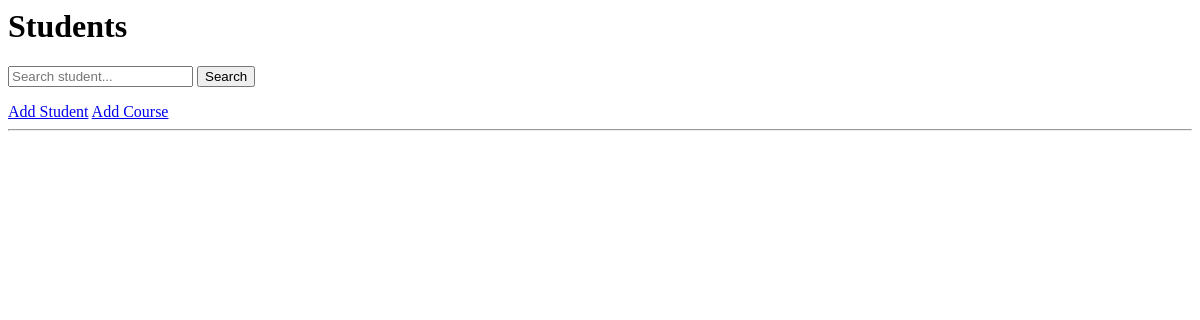
Before: / with the older database file.
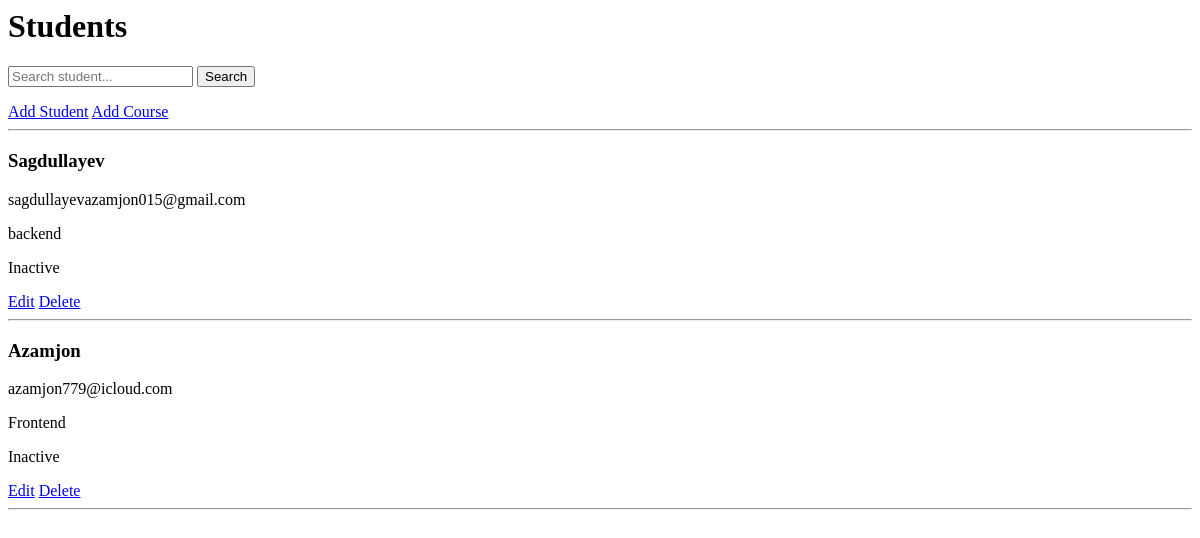
After: the same page with the newer database file.
### students/models.py (models this page shows, shortened)
class Student(models.Model):
    full_name = models.CharField(max_length=200)
    email = models.EmailField(unique=True)
    age = models.PositiveIntegerField()
    course = models.ForeignKey(
        Course,
        on_delete=models.CASCADE,
        related_name="students"
    )
    created_at = models.DateTimeField(auto_now_add=True)

class Course(models.Model):
    title = models.CharField(max_length=200)
    description = models.TextField()
    created_at = models.DateTimeField(auto_now_add=True)
    def __str__(self):
        return self.title

### students/views.py (the view)
# urls.py: path("", StudentListView.as_view(), name="student-list"),
class StudentListView(ListView):
    model = Student
    template_name = "student/student_list.html"
    context_object_name = "students"
    def get_queryset(self):
        search = self.request.GET.get("search")
        if search:
            students = Student.objects.filter(
                Q(full_name__icontains=search) |
                Q(email__icontains=search)
            )
        else:
            students = Student.objects.all()
        return students

### templates/student/student_list.html (shortened to what this page needs)
<h1>Students</h1>
<form method="get">
    <input type="text"
           name="search"
           placeholder="Search student..."
           value="{{ request.GET.search }}">
    <button type="submit">Search</button>
</form>
<a href="{% url 'student-create' %}">Add Student</a>
<a href="{% url 'course-create' %}">Add Course</a>
<hr>
{% for student in students %}
    <h3>{{ student.full_name }}</h3>
    <p>{{ student.email }}</p>
    <p>{{ student.course }}</p>
    {% if student.is_active %}
        <p>Active</p>
    {% else %}
        <p>Inactive</p>
    {% endif %}
    <a href="{% url 'student-edit' student.id %}">Edit</a>
    <a href="{% url 'student-delete' student.id %}">Delete</a>
    <hr>
{% endfor %}

Changed rows visible on the page:
added Student: full_name "Sagdullayev", email "sagdullayevazamjon015@gmail.com", course "backend"
added Student: full_name "Azamjon", email "azamjon779@icloud.com", course "Frontend"
